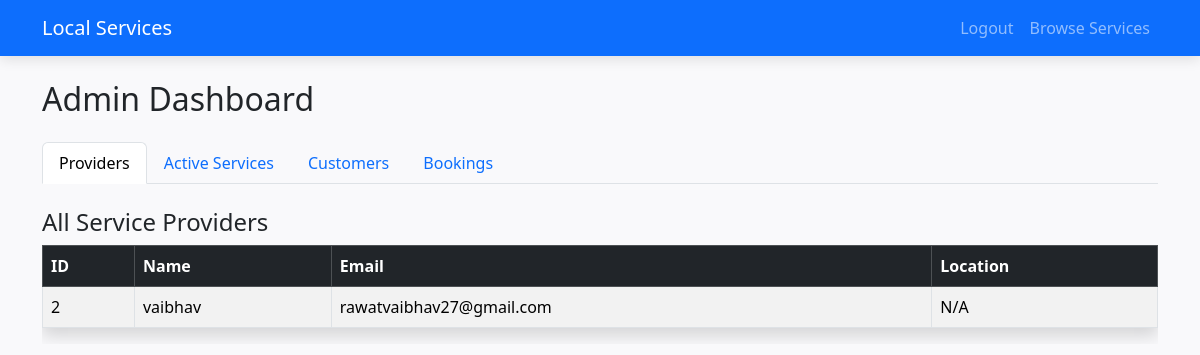
The page /admin (signed in) on the database its author committed.
### app.py (models this page shows)
class User(UserMixin, db.Model):
    id = db.Column(db.Integer, primary_key=True)
    username = db.Column(db.String(150), nullable=False, unique=True)
    email = db.Column(db.String(150), nullable=False, unique=True)
    password = db.Column(db.String(150), nullable=False)
    role = db.Column(db.String(50), nullable=False, default='customer')  # customer/provider/admin
    location = db.Column(db.String(100))

### app.py (the view)
@app.route('/admin')
@login_required
def admin():
    if current_user.role != 'admin':
        flash('Admin access only.', 'danger')
        return redirect(url_for('index'))
    providers = User.query.filter_by(role='provider').all()
    customers = User.query.filter_by(role='customer').all()
    active_services = Service.query.filter_by(is_available=True).all()
    bookings = Booking.query.all()
    return render_template('admin_dashboard.html',
                           providers=providers,
                           customers=customers,
                           active_services=active_services,
                           bookings=bookings)

### app.py (called while the page is built)
@login_manager.user_loader
def load_user(user_id):
    return User.query.get(int(user_id))

### templates/admin_dashboard.html (shortened to what this page needs)
{% extends "base.html" %}
{% block content %}
<h2 class="mb-4">Admin Dashboard</h2>
<ul class="nav nav-tabs mb-4" id="adminTabs" role="tablist">
    <li class="nav-item" role="presentation">
        <button class="nav-link active" id="providers-tab" data-bs-toggle="tab" data-bs-target="#providers" type="button" role="tab">Providers</button>
    </li>
    <li class="nav-item" role="presentation">
        <button class="nav-link" id="services-tab" data-bs-toggle="tab" data-bs-target="#services" type="button" role="tab">Active Services</button>
    </li>
    <li class="nav-item" role="presentation">
        <button class="nav-link" id="customers-tab" data-bs-toggle="tab" data-bs-target="#customers" type="button" role="tab">Customers</button>
    </li>
    <li class="nav-item" role="presentation">
        <button class="nav-link" id="bookings-tab" data-bs-toggle="tab" data-bs-target="#bookings" type="button" role="tab">Bookings</button>
    </li>
</ul>
<div class="tab-content" id="adminTabsContent">
    <div class="tab-pane fade show active" id="providers" role="tabpanel">
        <h4>All Service Providers</h4>
        <div class="table-responsive">
            <table class="table table-striped table-bordered shadow">
                <thead class="table-dark">
                    <tr>
                        <th>ID</th>
                        <th>Name</th>
                        <th>Email</th>
                        <th>Location</th>
                    </tr>
                </thead>
                <tbody>
                    {% for user in providers %}
                    <tr>
                        <td>{{ user.id }}</td>
                        <td>{{ user.username }}</td>
                        <td>{{ user.email }}</td>
                        <td>{{ user.location or "N/A" }}</td>
                    </tr>
                    {% endfor %}
                </tbody>
            </table>
        </div>
    </div>
</div>
{% endblock %}

### static/css/style.css (style rules this page uses)
body { background-color: #f9f9fb; font-family: 'Segoe UI', sans-serif; }
.table th, .table td { vertical-align: middle !important; }

### rows shown on the page
User: id "2", username "vaibhav", email "rawatvaibhav27@gmail.com", location "N/A"
